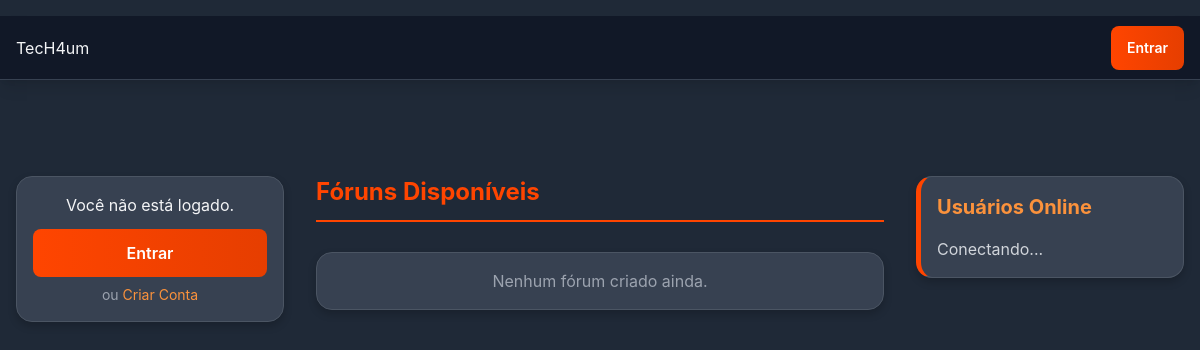
Before: / with the older database file.
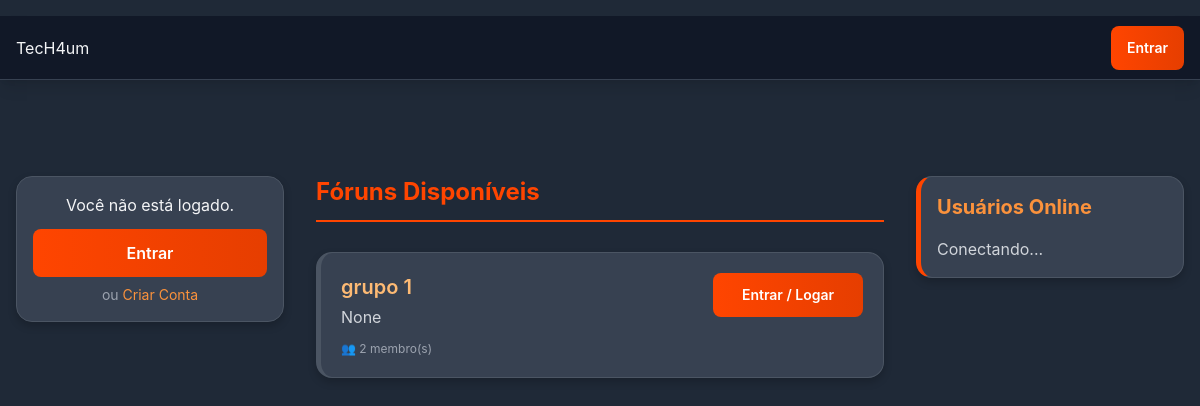
After: the same page with the newer database file.
### application/models/forum.py (models this page shows)
class Forum(db.Model):
    __tablename__ = 'forums'
    id = db.Column(db.String(10), primary_key=True) # Código da sala (ex: "XJ9Z")
    name = db.Column(db.String(100), nullable=False)
    description = db.Column(db.String(200))
    creator = db.Column(db.String(150)) # Poderia ser relacionamento, mas vamos manter simples por enquanto
    messages = db.relationship('Message', backref='forum', lazy=True)
    members = db.relationship('User', secondary=forum_members, lazy='subquery',
        backref=db.backref('forums', lazy=True))

### application/controllers/main.py (the view, shortened to what this page needs)
@main_bp.route("/", methods=["GET", "POST"])
def home():
    all_rooms = Forum.query.all()
    return render_template("home.html", rooms=all_rooms)

### templates/home.html (shortened to what this page needs)
{% extends 'base.html' %}
{% block content %}
<script src="https://cdn.tailwindcss.com"></script>
<header class="sticky top-0 z-10 p-4 border-b border-gray-700 flex justify-between items-center shadow-lg"
        style="height: var(--header-height); background-color: var(--color-header);">
    <div class="header-left">
        <a href="{{ url_for('main.home') }}" class="logo">TecH4um</a>
    </div>
    <div class="header-right">
        {% if current_user.is_authenticated %}
        <a href="{{ url_for('auth.logout') }}">
            <button class="logout-btn btn-gradiente text-sm">Sair</button>
        </a>
        {% else %}
        <a href="{{ url_for('auth.login') }}">
            <button class="header-login-btn btn-gradiente text-sm">Entrar</button>
        </a>
        {% endif %}
    </div>
</header>
<div class="home-container p-4">
    <div class="home-layout grid grid-cols-1 md:grid-cols-12 gap-8 max-w-7xl mx-auto">
        <aside class="left-sidebar md:col-span-3">
            {% if current_user.is_authenticated %}
            <div class="user-box p-4 mb-6 app-card text-center">
                {% if current_user.avatar_url %}
                    <img src="{{ current_user.avatar_url }}"
                         class="user-avatar w-16 h-16 rounded-full mx-auto mb-3 border-2 border-orange-500 object-cover">
                {% else %}
                    <img src="{{ avatars.gravatar(current_user.email, size=200, default='identicon') }}"
                         class="user-avatar w-16 h-16 rounded-full mx-auto mb-3 border-2 border-orange-500 object-cover">
                {% endif %}
                <p class="username text-lg font-semibold mb-3">@{{ current_user.username }}</p>
                <button class="toggle-create-btn btn-gradiente w-full mb-2" onclick="toggleCreateForum()">
                    + Criar Fórum
                </button>
                <button class="perfil-btn btn-secondary w-full"
                        onclick="window.location.href = '{{ url_for('main.perfil', username=current_user.username) }}'">
                    👤 Meu Perfil
                </button>
                <div id="create-forum-box" class="create-box p-4 mt-3 app-card hidden text-left">
                    <form method="POST">
                        <label for="create_name">Nome do Fórum</label>
                        <input type="text" id="create_name" name="create_name" placeholder="Nome..." required>
                        <label for="create_desc">Descrição</label>
                        <input type="text" id="create_desc" name="create_desc" placeholder="Descrição..." required>
                        <button type="submit" class="btn btn-gradiente w-full mt-2">Criar</button>
                    </form>
                </div>
            </div>
            <div class="sidebar-menu p-2 app-card">
                <h4 class="text-xs font-semibold uppercase text-gray-400 mb-2 px-2">Navegação</h4>
                <ul class="space-y-1">
                    <li>
                        <button onclick="toggleForumsMenu()"
                                class="sidebar-link w-full flex justify-between items-center group focus:outline-none btn-gradiente w-full" >
                            <span class="flex items-center gap-2">
                                Meus Fóruns
                            </span>
                            <span id="menu-arrow" class="text-xs text-gray-500 transform transition-transform duration-200 group-hover:text-white">
                                ▼
                            </span>
                        </button>
                        <ul id="forums-submenu" class="hidden mt-1 pl-2 border-l-2 border-gray-700 ml-3 space-y-1 transition-all">
                            {% set has_forums = false %}
                            {% for room in rooms %}
                                {% if current_user.is_authenticated and current_user.username in room.members %}
                                    {% set has_forums = true %}
                                    <li>
                                        <a href="{{ url_for('chat.access_forum', forum_id=room.id) }}"
                                           class="block p-2 text-sm text-gray-300 hover:text-white hover:bg-gray-700 rounded transition-colors truncate"
                                           title="{{ room.name }}">
                                            💬 {{ room.name }}
                                        </a>
                                    </li>
                                {% endif %}
                            {% endfor %}
                            {% if not has_forums %}
                                <li class="p-2 text-xs text-gray-500 italic">
                                    Você ainda não participa de nenhum fórum.
                                </li>
                            {% endif %}
                        </ul>
                    </li>
                </ul>
            </div>
            {% else %}
            <div class="user-box p-4 app-card text-center">
                <p class="mb-3">Você não está logado.</p>
                <a href="{{ url_for('auth.login') }}">
                    <button class="login-btn btn-gradiente w-full">Entrar</button>
                </a>
                <p class="text-sm text-gray-400 mt-2">ou <a href="{{ url_for('auth.register') }}" class="text-orange-400 hover:text-orange-300">Criar Conta</a></p>
            </div>
            {% endif %}
        </aside>
        <main class="feed md:col-span-6">
            <h3 class="section-title text-2xl font-bold">Fóruns Disponíveis</h3>
            <div class="forum-list space-y-5" id="rooms-list">
                {% if rooms|length == 0 %}
                    <p id="no-rooms-msg" class="p-4 app-card text-center text-gray-400">Nenhum fórum criado ainda.</p>
                {% endif %}
                {% for room in rooms %}
                <div class="forum-card app-card p-4">
                    <form method="POST" class="forum-form flex justify-between items-start">
                        <div class="card-info flex-grow">
                            <h4 class="text-xl font-semibold text-orange-300">{{ room.name }}</h4>
                            <p class="text-gray-300 mt-1 mb-3">{{ room.description }}</p>
                            <p id="count-{{ room.id }}" class="text-xs text-gray-400">
                                👥 {{ room.members|length }} membro(s)
                            </p>
                        </div>
                        <div class="card-actions flex flex-col space-y-2 ml-4 min-w-[150px] items-end">
                            {% if current_user.is_authenticated %}
                                {% if current_user.username in room.members %}
                                    <button type="submit"
                                            formaction="{{ url_for('main.leave_member', forum_id=room.id) }}"
                                            class="text-xs text-red-400 hover:text-red-300 transition-colors self-end"
                                            title="Sair deste fórum">
                                        Sair
                                    </button>
                                    <a href="{{ url_for('chat.access_forum', forum_id=room.id) }}" class="w-full">
                                        <button type="button"
                                                class="btn btn-gradiente w-full text-sm">
                                            Entrar no Chat
                                        </button>
                                    </a>
                                {% else %}
                                    <button type="submit"
                                            formaction="{{ url_for('main.join_member', forum_id=room.id) }}"
                                            class="btn btn-gradiente w-full text-sm">
                                        Ser Membro
                                    </button>
                                    <a href="{{ url_for('chat.access_forum', forum_id=room.id) }}" class="w-full">
                                        <button type="button"
                                                class="btn btn-secondary w-full text-xs mt-1">
                                            Entrar (Visitante)
                                        </button>
                                    </a>
                                {% endif %}
                            {% else %}
                                <a href="{{ url_for('auth.login') }}" class="w-full">
                                    <button type="button" class="btn btn-gradiente w-full text-sm">
                                        Entrar / Logar
                                    </button>
                                </a>
                            {% endif %}
                        </div>
                    </form>
                </div>
                {% endfor %}
            </div>
        </main>
        <aside class="right-sidebar md:col-span-3">
            <div class="app-card p-4">
                <h3 class="text-xl font-bold mb-4 text-orange-400">Usuários Online</h3>
                <ul id="online-list" class="space-y-1 text-gray-300">
                    <li>Conectando...</li>
                </ul>
            </div>
        </aside>
    </div>
</div>
{% endblock %}

### templates/base.html (shortened to what this page needs)
<!DOCTYPE html>
<html lang="pt-br">
<head>
</head>
<body>
    <div class="content">
        <div class="flash-messages">
        </div>
        {% block content %}{% endblock %}
    </div>
</body>
</html>

### templates/base.html (style rules this page uses)
:root { --color-primary: #FF4500; --color-secondary: #E63E00; --color-background: #1F2937; --color-sidebar-bg: #111827; --color-card-bg: #374151; --color-text-main: #F3F4F6; --color-border-dark: #4B5563; --color-muted: #9CA3AF; --alert-success-bg: #d1fae5; --alert-success-text: #065f46; --alert-danger-bg: #fee2e2; --alert-danger-text: #991b1b; --alert-info-bg: #dbeafe; --alert-info-text: #1e40af; }
body { background-color: var(--color-background); color: var(--color-text-main); margin: 0; font-family: 'Inter', sans-serif; transition: background-color 0.3s; }
.flash-messages { padding-top: 1rem; padding-left: 1rem; padding-right: 1rem; max-width: 800px; margin: 0 auto; }
.content { padding-top: 0; }

### templates/home.html (style rules this page uses)
:root { --color-primary: #FF4500; --color-secondary: #E63E00; --color-background: #1F2937; --color-card-bg: #374151; --color-header: #111827; --color-text-light: #F3F4F6; --color-border-dark: #4B5563; --color-input-bg: #4B5563; --color-muted: #9CA3AF; --color-link-hover: #FF4500; --header-height: 64px; --color-light-gray-box: #FF4500; --color-forum-box-bg: #4B5563; }
body { background-color: var(--color-background); color: var(--color-text-light); font-family: 'Inter', sans-serif; }
.btn-gradiente { background: linear-gradient(90deg, var(--color-primary), var(--color-secondary)); color: white; padding: 0.75rem 1rem; border-radius: 0.5rem; font-weight: 600; transition: opacity 0.2s, box-shadow 0.2s; border: none; cursor: pointer; }
.app-card { background-color: var(--color-card-bg); border: 1px solid var(--color-border-dark); border-radius: 1rem; box-shadow: 0 4px 8px rgba(0, 0, 0, 0.2); }
.section-title { border-bottom: 2px solid var(--color-primary); padding-bottom: 12px; margin-bottom: 30px !important; color: var(--color-primary); }
.forum-card { transition: transform 0.2s, border-color 0.2s; border-left: 5px solid var(--color-border-dark); padding: 20px; }
.home-container { padding-top: calc(var(--header-height) + 2rem); }
.user-box, .sidebar-menu, .right-sidebar .app-card { border-radius: 1rem; }
.right-sidebar .app-card { border-left: 5px solid var(--color-primary); }

Changed rows visible on the page:
added Forum: name "grupo 1", description "None", members|length "2"
Other visible differences:
text no longer shown: "Nenhum fórum criado ainda."
